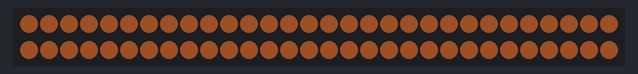
The sketch below on a simulated Arduino Uno, built with avr-gcc and run on an emulated ATmega328P. On the bench: 60 RGB LEDs in strip order, left to right, continuing on the next row. Dim RGB values are drawn brighter than linear.

Above: at 0.15 s.
At 4.8 s:
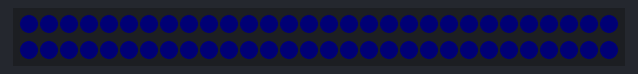
At 9.64 s:
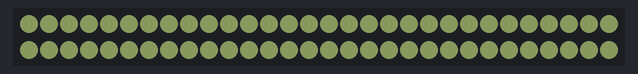
At 17.56 s:
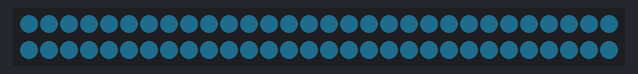
At 24.4 s:
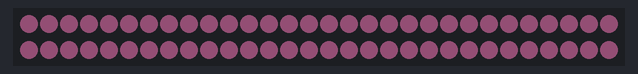
At 36.36 s:
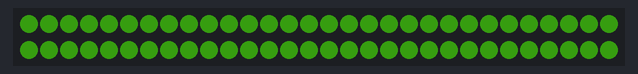

The sketch:

led_rainbow.ino
```cpp
#include <FastLED.h>

#define NUM_LEDS 60
#define DATA_PIN 3

CRGB leds[NUM_LEDS];
float red, green, blue;

void setup() {
  Serial.begin(9600);
  FastLED.addLeds<NEOPIXEL, DATA_PIN>(leds, NUM_LEDS);
  FastLED.setBrightness(60);
}

void loop() {
  for (float t = 0; t < 1000; t = t + 0.07) {
    red = 126 + 126 * sin(2 * 3.141592654 * 0.03 * t);
    green = 64 + 64 * sin(2 * 3.141592654 * 0.027 * t);
    blue = 32 + 32 * sin(2 * 3.141592654 * 0.025 * t);
    FastLED.showColor(CRGB(red, green, blue));
    delay(10);
  }
}
```
